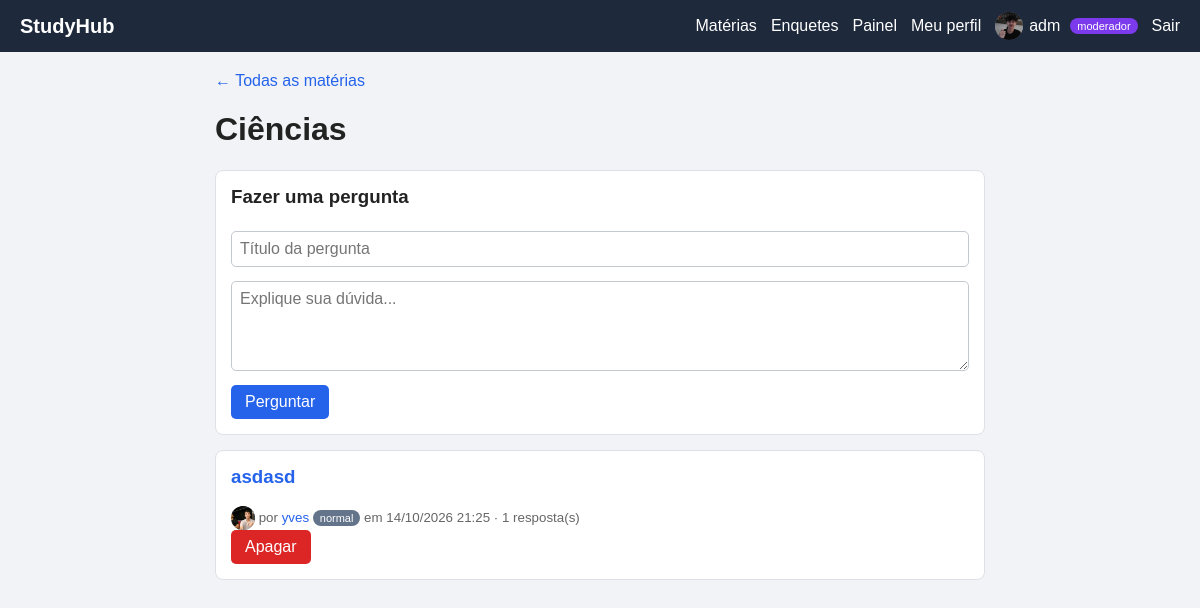
The app's page /categoria.php?id=4 (signed in) with its own data.
### tables this page shows
CREATE TABLE `usuarios` (
  `id` int NOT NULL AUTO_INCREMENT,
  `nome` varchar(60) NOT NULL,
  `email` varchar(120) NOT NULL,
  `senha` varchar(255) NOT NULL,
  `tipo` enum('normal','moderador','especialista') NOT NULL DEFAULT 'normal',
  `bio` varchar(255) NOT NULL DEFAULT '',
  `foto` varchar(255) DEFAULT NULL,
  `banido` tinyint(1) NOT NULL DEFAULT '0',
  `criado_em` datetime DEFAULT CURRENT_TIMESTAMP,
  PRIMARY KEY (`id`),
  UNIQUE KEY `email` (`email`)
);

CREATE TABLE `categorias` (
  `id` int NOT NULL AUTO_INCREMENT,
  `nome` varchar(60) NOT NULL,
  `criado_por` int DEFAULT NULL,
  `criado_em` datetime DEFAULT CURRENT_TIMESTAMP,
  PRIMARY KEY (`id`),
  UNIQUE KEY `nome` (`nome`),
  KEY `criado_por` (`criado_por`),
  CONSTRAINT `categorias_ibfk_1` FOREIGN KEY (`criado_por`) REFERENCES `usuarios` (`id`) ON DELETE SET NULL
);

CREATE TABLE `perguntas` (
  `id` int NOT NULL AUTO_INCREMENT,
  `categoria_id` int NOT NULL,
  `usuario_id` int NOT NULL,
  `titulo` varchar(150) NOT NULL,
  `texto` text NOT NULL,
  `criado_em` datetime DEFAULT CURRENT_TIMESTAMP,
  PRIMARY KEY (`id`),
  KEY `categoria_id` (`categoria_id`),
  KEY `usuario_id` (`usuario_id`),
  CONSTRAINT `perguntas_ibfk_1` FOREIGN KEY (`categoria_id`) REFERENCES `categorias` (`id`) ON DELETE CASCADE,
  CONSTRAINT `perguntas_ibfk_2` FOREIGN KEY (`usuario_id`) REFERENCES `usuarios` (`id`) ON DELETE CASCADE
);

### categoria.php (the view, shortened to what this page needs)
<?php
require 'config.php';
$id = (int)($_GET['id'] ?? 0);
$s = $pdo->prepare('SELECT * FROM categorias WHERE id = ?');
$s->execute([$id]);
$cat = $s->fetch();
$s = $pdo->prepare(
    'SELECT p.*, u.nome, u.tipo, u.foto,
            (SELECT COUNT(*) FROM respostas r WHERE r.pergunta_id = p.id) AS total
     FROM perguntas p JOIN usuarios u ON u.id = p.usuario_id
     WHERE p.categoria_id = ? ORDER BY p.criado_em DESC'
);
$s->execute([$id]);
$perguntas = $s->fetchAll();
include 'header.php';
?>
<p><a href="index.php">← Todas as matérias</a></p>
<h1><?= e($cat['nome']) ?></h1>
<?php if (logado()): ?>
<div class="caixa">
    <h3>Fazer uma pergunta</h3>
    <form method="post">
        <input type="text" name="titulo" maxlength="150" placeholder="Título da pergunta" required>
        <textarea name="texto" rows="4" placeholder="Explique sua dúvida..." required></textarea>
        <button type="submit" name="perguntar">Perguntar</button>
    </form>
</div>
<?php else: ?>
<p class="aviso">Visitantes não podem perguntar. <a href="login.php">Entre</a> para participar.</p>
<?php endif; ?>
<?php foreach ($perguntas as $p): ?>
<div class="caixa">
    <a href="pergunta.php?id=<?= $p['id'] ?>"><h3><?= e($p['titulo']) ?></h3></a>
    <small>
        <?= avatar($p['nome'], $p['foto'], 24) ?>
        por <a href="perfil.php?id=<?= $p['usuario_id'] ?>"><?= e($p['nome']) ?></a>
        <span class="tag <?= e($p['tipo']) ?>"><?= e($p['tipo']) ?></span>
        em <?= date('d/m/Y H:i', strtotime($p['criado_em'])) ?> · <?= $p['total'] ?> resposta(s)
    </small>
    <?php if (eh_moderador()): ?>
    <form method="post" data-confirmar="Apagar esta pergunta?">
        <button type="submit" name="apagar" class="perigo">Apagar</button>
    </form>
    <?php endif; ?>
</div>
<?php endforeach; ?>
<?php include 'footer.php'; ?>

### header.php (shortened to what this page needs)
<?php $usuario = logado(); ?>
<!DOCTYPE html>
<html lang="pt-br">
<head>
    <link rel="stylesheet" href="style.css">
</head>
<body>
<header class="topo">
    <a class="logo" href="index.php">StudyHub</a>
    <nav>
        <a href="index.php">Matérias</a>
        <a href="enquetes.php">Enquetes</a>
        <?php if (eh_moderador()): ?>
            <a href="admin.php">Painel</a>
        <?php endif; ?>
        <?php if ($usuario): ?>
            <a href="perfil.php">Meu perfil</a>
            <span class="quem"><?= avatar($usuario['nome'], $usuario['foto'], 28) ?> <?= e($usuario['nome']) ?> <small class="tag <?= e($usuario['tipo']) ?>"><?= e($usuario['tipo']) ?></small></span>
            <a href="logout.php">Sair</a>
        <?php else: ?>
            <span class="quem">Visitante</span>
            <a href="login.php">Entrar</a>
            <a href="registro.php">Cadastrar</a>
        <?php endif; ?>
    </nav>
</header>
<main class="conteudo">

### config.php (shortened to what this page needs)
<?php
$pdo = new PDO(
    'mysql:host=localhost;dbname=forum_escolar;charset=utf8mb4',
    'root',
    '1234',
    [
        PDO::ATTR_ERRMODE => PDO::ERRMODE_EXCEPTION,
        PDO::ATTR_DEFAULT_FETCH_MODE => PDO::FETCH_ASSOC,
    ]
);
function e($texto) {
    return htmlspecialchars((string)$texto, ENT_QUOTES, 'UTF-8');
}
function logado() {
    global $pdo;
    $s = $pdo->prepare('SELECT * FROM usuarios WHERE id = ?');
    $s->execute([$_SESSION['uid']]);
    $u = $s->fetch();
    return $u;
}
function eh_moderador() {
    $u = logado();
    return $u && $u['tipo'] === 'moderador';
}
function avatar($nome, $foto, $tam = 40) {
    $estilo = 'width:' . (int)$tam . 'px;height:' . (int)$tam . 'px;';
    if ($foto) {
        return '<img class="avatar" style="' . $estilo . '" src="uploads/fotos/' . e($foto)
             . '" alt="Foto de ' . e($nome) . '">';
    }
    $inicial = mb_strtoupper(mb_substr($nome, 0, 1));
    return '<span class="avatar" style="' . $estilo . 'font-size:' . round($tam * 0.45) . 'px">'
         . e($inicial) . '</span>';
}

### style.css (style rules this page uses)
* { box-sizing: border-box; }
body { margin: 0; font-family: Arial, Helvetica, sans-serif; background: #f1f3f6; color: #222; }
a { color: #2563eb; text-decoration: none; }
.topo { background: #1e293b; padding: 12px 20px; display: flex; justify-content: space-between; align-items: center; flex-wrap: wrap; gap: 10px; }
.topo a, .topo .quem { color: #fff; }
.logo { font-size: 20px; font-weight: bold; }
nav { display: flex; gap: 14px; align-items: center; flex-wrap: wrap; }
.conteudo { max-width: 800px; margin: 20px auto; padding: 0 15px; }
.caixa { background: #fff; border: 1px solid #dde1e7; border-radius: 8px; padding: 15px; margin-bottom: 15px; }
.caixa h3, .caixa h1 { margin-top: 0; }
input[type=text], input[type=email], input[type=password], textarea, select { width: 100%; padding: 8px; margin: 4px 0 10px; border: 1px solid #c4c9d1; border-radius: 5px; font: inherit; }
button { background: #2563eb; color: #fff; border: 0; padding: 8px 14px; border-radius: 5px; cursor: pointer; font: inherit; }
button.perigo { background: #dc2626; }
small { color: #666; }
.tag { font-size: 11px; padding: 2px 7px; border-radius: 10px; color: #fff; background: #64748b; }
.tag.moderador { background: #7c3aed; }
.topo .tag { margin-left: 4px; }
.quem { display: inline-flex; align-items: center; gap: 6px; }
.avatar { border-radius: 50%; object-fit: cover; vertical-align: middle; background: #64748b; color: #fff; display: inline-flex; align-items: center; justify-content: center; font-weight: bold; flex-shrink: 0; }
img.avatar { display: inline-block; }

### records on screen
usuarios: foto (picture), nome "adm", tipo "moderador"
categorias: nome "Ciências"
perguntas: titulo "asdasd", usuario.foto (picture), usuario.nome "yves", usuario.tipo "normal", criado_em "14/10/2026 21:25", total "1"
